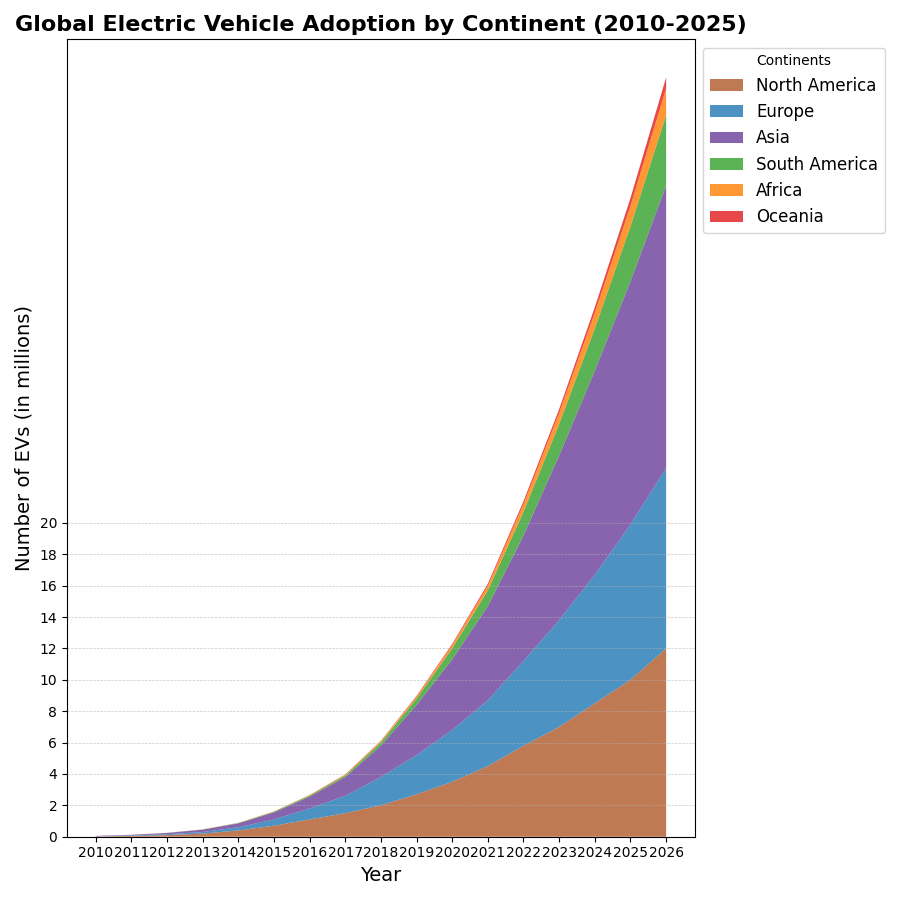

Python code for this plot:
import matplotlib.pyplot as plt
import numpy as np

years = np.arange(2010, 2027)

north_america = [0.02, 0.05, 0.1, 0.2, 0.4, 0.7, 1.1, 1.5, 2, 2.7, 3.5, 4.5, 5.8, 7, 8.5, 10, 12]
europe = [0.01, 0.03, 0.06, 0.1, 0.2, 0.4, 0.7, 1.1, 1.8, 2.5, 3.3, 4.2, 5.4, 6.8, 8.2, 9.9, 11.5]
asia = [0.02, 0.04, 0.08, 0.15, 0.25, 0.45, 0.75, 1.2, 2, 3.2, 4.5, 6, 8, 10.5, 13, 15.5, 18]
south_america = [0.001, 0.002, 0.005, 0.01, 0.02, 0.04, 0.07, 0.1, 0.2, 0.4, 0.7, 1, 1.5, 2, 2.7, 3.5, 4.5]
africa = [0.0005, 0.001, 0.002, 0.004, 0.01, 0.015, 0.03, 0.05, 0.08, 0.12, 0.2, 0.3, 0.5, 0.7, 1, 1.3, 1.7]
oceania = [0.0002, 0.0005, 0.001, 0.002, 0.003, 0.005, 0.01, 0.02, 0.03, 0.05, 0.08, 0.12, 0.18, 0.25, 0.35, 0.5, 0.7]

ev_adoption = np.vstack([north_america, europe, asia, south_america, africa, oceania])

fig, ax1 = plt.subplots(figsize=(9, 9))

ax1.stackplot(years, ev_adoption, labels=['North America', 'Europe', 'Asia', 'South America', 'Africa', 'Oceania'],
              colors=['#b15928', '#1f78b4', '#6a3d9a', '#33a02c', '#ff7f00', '#e31a1c'], alpha=0.8)

ax1.set_title('Global Electric Vehicle Adoption by Continent (2010-2025)', fontsize=16, fontweight='bold')
ax1.set_xlabel('Year', fontsize=14)
ax1.set_ylabel('Number of EVs (in millions)', fontsize=14)

ax1.legend(loc='upper left', fontsize=12, title='Continents', bbox_to_anchor=(1, 1))
ax1.set_xticks(years)
ax1.set_yticks(np.arange(0, 20 + 1, 2))
ax1.yaxis.grid(True, linestyle='--', linewidth=0.5, alpha=0.7)

plt.tight_layout()
plt.show()
